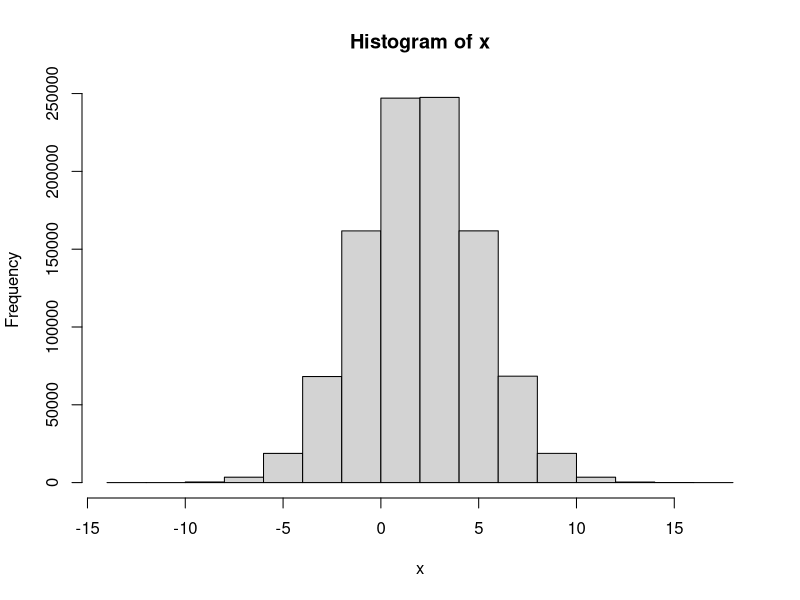
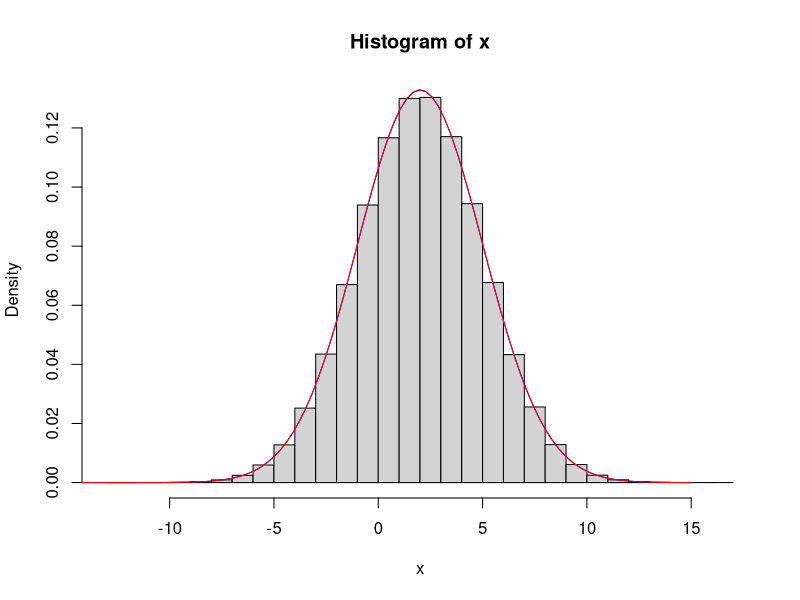
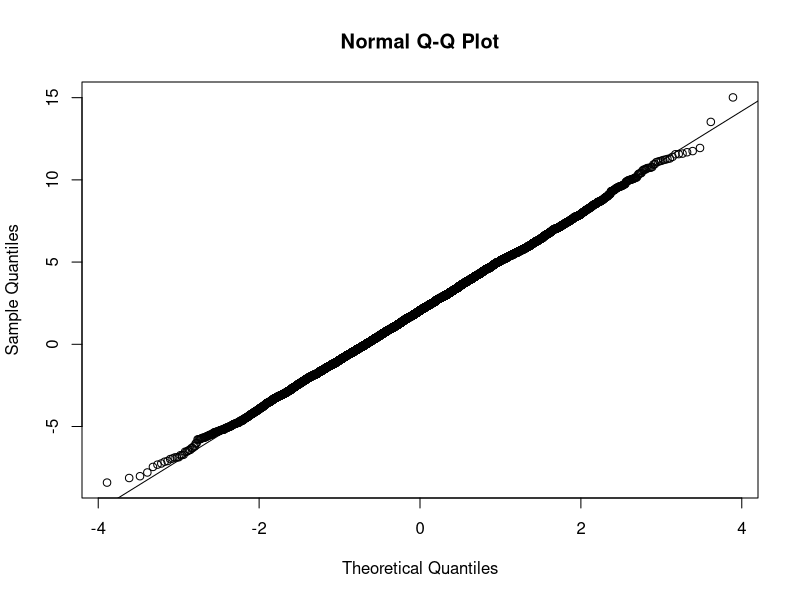
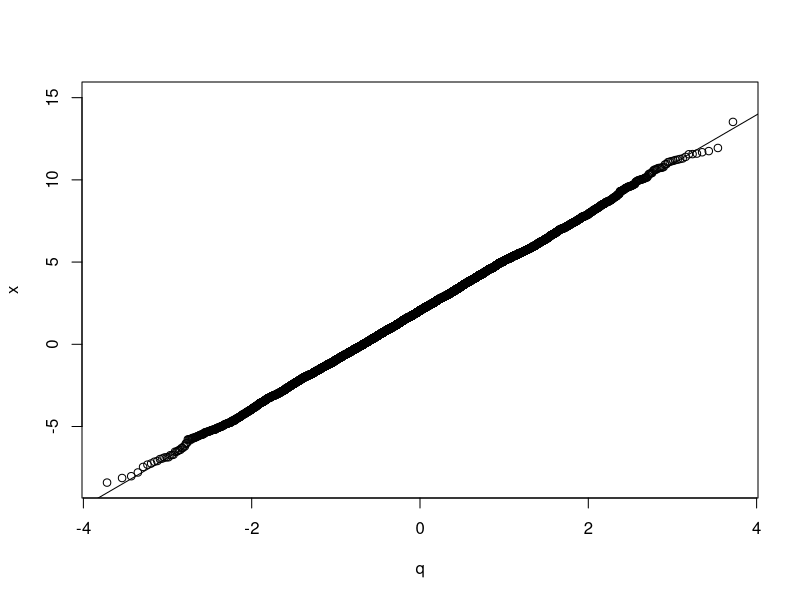
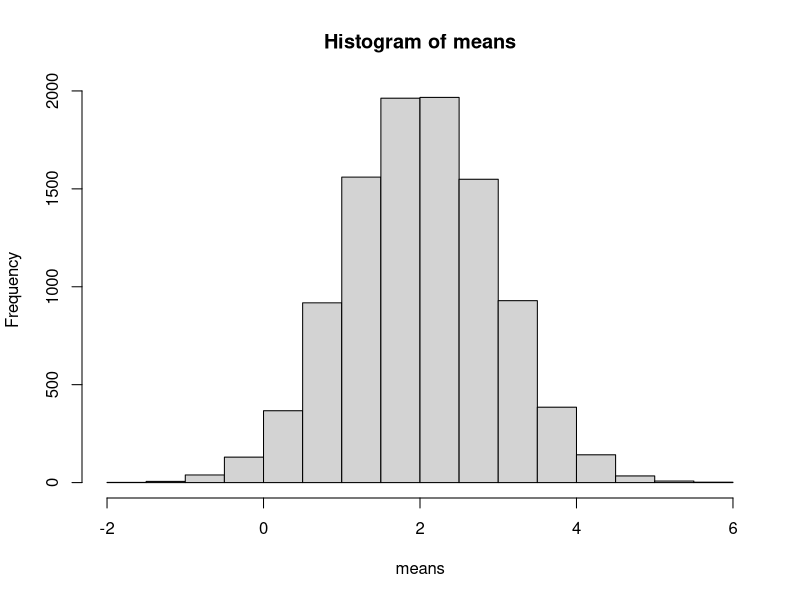
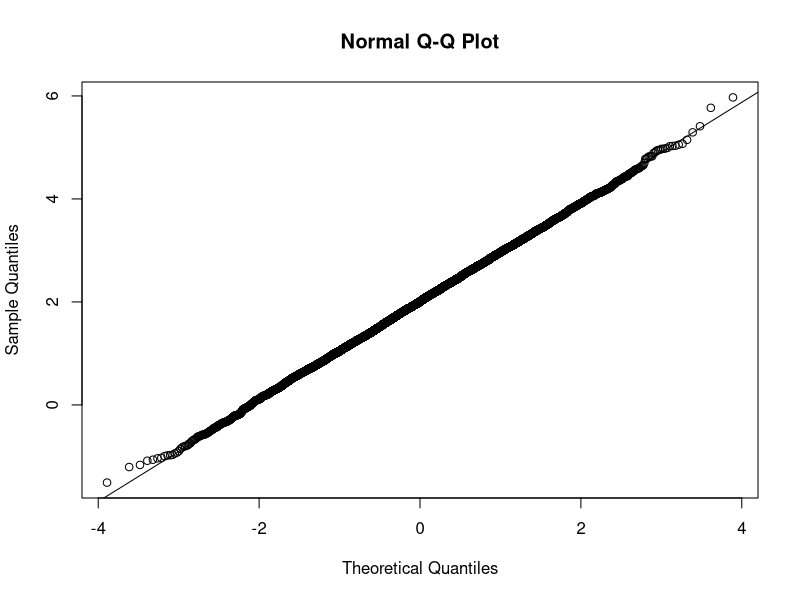

R code for these plots, in order:
## ---- chunk 1
knitr::opts_chunk$set(echo = TRUE)
## ---- chunk 2
rnorm(n = 10, mean = 2, sd = 3)
## ---- chunk 3
x = rnorm(n = 1000000, mean = 2, sd = 3)
hist(x)
## ---- chunk 4
mean(x)
sd(x)
## ---- chunk 5
x = rnorm(n = 1000000, mean = 2, sd = 3)
hist(x, freq = FALSE) # with freq = FALSE, the area of the histogram will be 1
xx = seq(-15, 15, length.out = 100) # 100 values between -15 and 15
lines(xx, dnorm(xx, mean = mean(x), sd = sd(x)), col="blue") # using mean and sd from sample
lines(xx, dnorm(xx, mean = 2, sd = 3), col="red") # using mean and sd of population
## ---- chunk 6
x = rnorm(n = 10000, mean = 2, sd = 3)
qqnorm(x)
qqline(x) # this just adds the line in the plot
## ---- chunk 7
x = sort(x)   # sort the values from smallest to largest
n = length(x) # number of values
p = (1:n)/n   # step 1 above
q = qnorm(p)  # step 2 above
plot(x~q)     # step 3 above
abline(mean(x), sd(x)) # Plot a line with intercept = mean(x) and slope = sd(x)
## ---- chunk 8
n_iter = 10000             # Number of iterations
mu_x = 2                   # Mean of the normal distribution (same as used above)
sd_x = 3                   # Standard deviation of the normal distribution (same as used above)
n = 10                     # Sample size
means = rep(NA, n_iter)    # An empty vector to store the means in
for(i in 1:n_iter){        # Start of the loop
  x = rnorm(n, mu_x, sd_x) # Using the same mean and sd as above
  means[i] = mean(x)       # Compute mean(x) and store it as the i'th element in vector 'means'
}                          # End of loop
## ---- chunk 9
hist(means)
## ---- chunk 10
(sem_theoretical = sd_x/sqrt(n))
(sem_simulated = sd(means)) # Standard error of the mean from the above simulation
## ---- chunk 11
qqnorm(means)
qqline(means)
